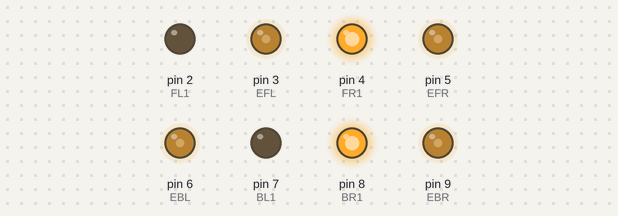
Bench run of a sketch on a simulated Arduino Uno, built with avr-gcc and run on an emulated ATmega328P. Shown: output pins drawn as LEDs (lit = HIGH).

Above: at 0.05 s.
At 2.0 s:
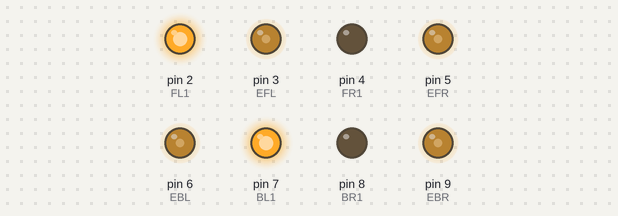
At 4.95 s:
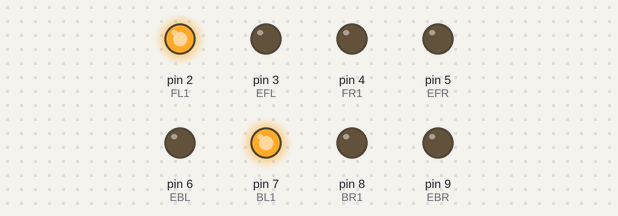
Timing chart, 0 to 6.5 s (numbered marks = the images above):
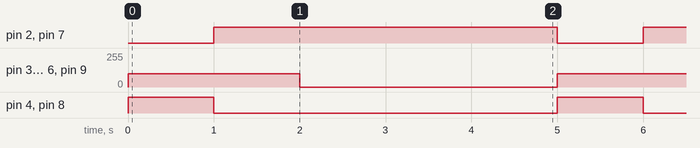

Measured:
- by itself, pin 2 (FL1), pin 7 (BL1): alternates HIGH for 4.0 s and LOW for 1.0 s
- by itself, pin 3 (EFL), pin 5 (EFR), pin 6 (EBL), pin 9 (EBR): alternates 100/255 for 2.0 s and 0/255 for 3.0 s
- by itself, pin 4 (FR1), pin 8 (BR1): alternates HIGH for 1.0 s and LOW for 4.0 s

The sketch:

Horse_test_motor.ino
```cpp
//Assign pins for Motor (Front Left)
int EFL = 3;
int FL1 = 2;

//Assign pins for Motor (Front Right)
int EFR = 5;
int FR1 = 4;

//Assign pins for Motor (Back Left)
int EBL = 6;
int BL1 = 7;

//Assign pins for Motor (Back Right)
int EBR = 9;
int BR1 = 8;

int SForward, SBackward, SLeft, SRight;
int SFWLeft, SBWLeft, SFWRight, SBWRight;
int SRotLeft, SRotRight;

void setup()
{
  Serial.begin(57600);

  pinMode(EFL, OUTPUT);
  pinMode(FL1, OUTPUT);

  pinMode(EFR, OUTPUT);
  pinMode(FR1, OUTPUT);

  pinMode(EBL, OUTPUT);
  pinMode(BL1, OUTPUT);

  pinMode(EBR, OUTPUT);
  pinMode(BR1, OUTPUT);

}

void loop()
{
  RotateLeft(100);
    delay(1000);
    RotateRight(100);
    delay(1000);
  Stop();
  delay(3000);
    //TestMotor();
}

//-------------- Functions to define the movement --------------
void Stop(){
  analogWrite(EFL, 0);
  analogWrite(EFR, 0);
  analogWrite(EBL, 0);
  analogWrite(EBR, 0);
}

void Forward(int SForward)
{
  digitalWrite (FL1, 1);
  digitalWrite (BL1, 1);
  digitalWrite (FR1, 1);
  digitalWrite (BR1, 1);

  analogWrite(EFL, SForward);
  analogWrite(EFR, SForward);
  analogWrite(EBL, SForward);
  analogWrite(EBR, SForward);
}

void Backward(int SBackward)
{
  digitalWrite (FL1, 0);
  digitalWrite (BL1, 0);
  digitalWrite (FR1, 0);
  digitalWrite (BR1, 0);

  analogWrite(EFL, SBackward);
  analogWrite(EFR, SBackward);
  analogWrite(EBL, SBackward);
  analogWrite(EBR, SBackward);
}

void GoLeft(int SLeft)
{
  digitalWrite (FL1, 0);
  digitalWrite (BL1, 1);
  digitalWrite (FR1, 1);
  digitalWrite (BR1, 0);

  analogWrite(EFL, SLeft);
  analogWrite(EFR, SLeft);
  analogWrite(EBL, SLeft);
  analogWrite(EBR, SLeft);
}

void GoRight(int SRight)
{
  digitalWrite (FL1, 1);
  digitalWrite (BL1, 0);
  digitalWrite (FR1, 0);
  digitalWrite (BR1, 1);

  analogWrite(EFL, SRight);
  analogWrite(EFR, SRight);
  analogWrite(EBL, SRight);
  analogWrite(EBR, SRight);
}

void FWLeft(int SFWLeft)
{
  digitalWrite (FL1, 0);
  digitalWrite (BL1, 1);
  digitalWrite (FR1, 1);
  digitalWrite (BR1, 0);

  analogWrite(EFL, 0);
  analogWrite(EBL, SFWLeft);
  analogWrite(EFR, SFWLeft);
  analogWrite(EBR, 0);
}

void FWRight(int SFWRight)
{
  digitalWrite (FL1, 1);
  digitalWrite (BL1, 0);
  digitalWrite (FR1, 0);
  digitalWrite (BR1, 1);

  analogWrite(EFL, SFWRight);
  analogWrite(EBL, 0);
  analogWrite(EFR, 0);
  analogWrite(EBR, SFWRight);
}

void BWLeft(int SBWLeft)
{
  digitalWrite (FL1, 0);
  digitalWrite (BL1, 1);
  digitalWrite (FR1, 1);
  digitalWrite (BR1, 0);

  analogWrite(EFL, SBWLeft);
  analogWrite(EBL, 0);
  analogWrite(EFR, 0);
  analogWrite(EBR, SBWLeft);
}

void BWRight(int SBWRight)
{
  digitalWrite (FL1, 1);
  digitalWrite (BL1, 0);
  digitalWrite (FR1, 0);
  digitalWrite (BR1, 1);

  analogWrite(EFL, 0);
  analogWrite(EBL, SBWRight);
  analogWrite(EFR, SBWRight);
  analogWrite(EBR, 0);
}

void RotateLeft(int SRotLeft)
{
  digitalWrite (FL1, 0);
  digitalWrite (BL1, 0);
  digitalWrite (FR1, 1);
  digitalWrite (BR1, 1);

  analogWrite(EFL, SRotLeft);
  analogWrite(EFR, SRotLeft);
  analogWrite(EBL, SRotLeft);
  analogWrite(EBR, SRotLeft);
}

void RotateRight(int SRotRight)
{
  digitalWrite (FL1, 1);
  digitalWrite (BL1, 1);
  digitalWrite (FR1, 0);
  digitalWrite (BR1, 0);

  analogWrite(EFL, SRotRight);
  analogWrite(EFR, SRotRight);
  analogWrite(EBL, SRotRight);
  analogWrite(EBR, SRotRight);
}

void TestMotor()
{
  int i = 130;

    Forward (i);
    delay(1000);
    Backward (i);
    delay(1000);
    GoLeft(i);
    delay(1000);
    GoRight(i);
    delay(1000);

    FWRight(i);
    delay(1000);
    FWLeft(i);
    delay(1000);
    BWRight(i);
    delay(1000);
    BWLeft(i);
    delay(1000);

    RotateLeft(i);
    delay(1000);
    RotateRight(i);
    delay(1000);

    Stop();
    delay(1000);
}
```
